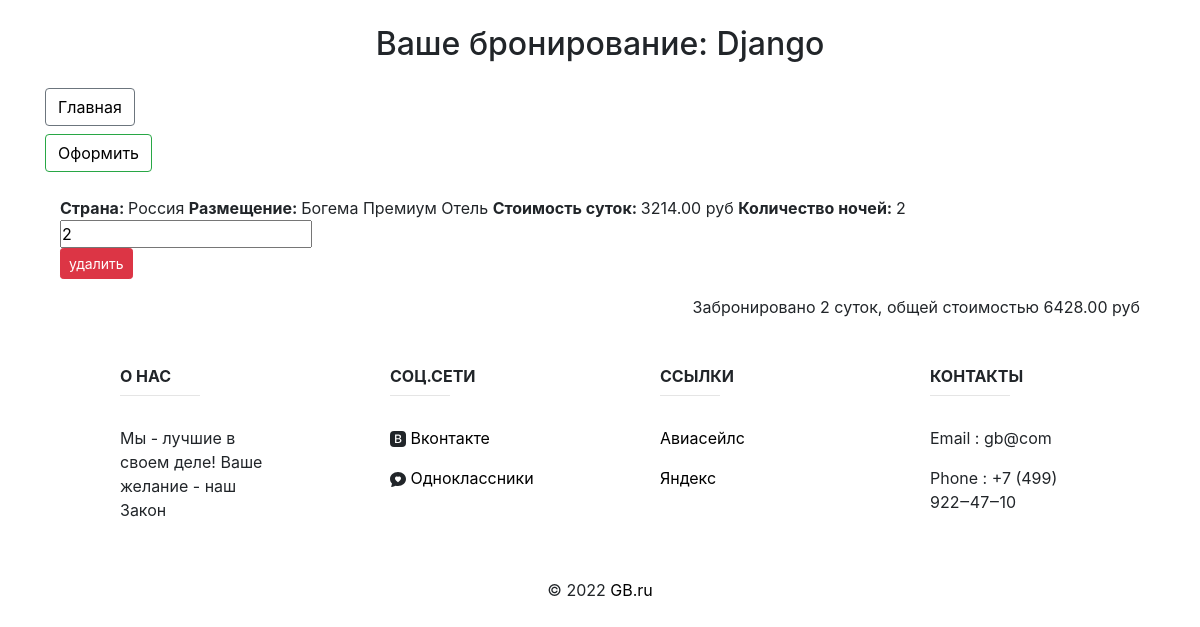
/basket/ (signed in), run on the app's committed database.
### authapp/models.py (models this page shows)
class TravelUser(AbstractUser):
    avatar = models.ImageField(upload_to="users_avatars", blank=True)
    age = models.PositiveIntegerField(verbose_name="возраст", default=18)

### basketapp/models.py (models this page shows, shortened)
class Basket(models.Model):
    user = models.ForeignKey(
        settings.AUTH_USER_MODEL, on_delete=models.CASCADE, related_name="basket"
    )
    accommodation = models.ForeignKey(Accommodation, on_delete=models.CASCADE)
    nights = models.PositiveIntegerField(verbose_name="кол-во ночей", default=0, blank=True, null=True)
    add_datetime = models.DateTimeField(verbose_name="время", auto_now_add=True)
    date_from = models.DateTimeField(verbose_name="Прибытие", blank=True, null=True, default=datetime.datetime.now())
    date_to = models.DateTimeField(verbose_name="Выезд", blank=True, null=True, default=datetime.datetime.now())
    @property
    def accommodation_cost(self):
        return self.accommodation.price * self.nights
    @property
    def total_nights(self):
        _accommodation = Basket.objects.filter(user=self.user)
        _total_nights = sum(list(map(lambda x: x.nights, _accommodation)))
        return _total_nights
    @property
    def total_cost(self):
        _accommodation = Basket.objects.filter(user=self.user)
        _total_cost = sum(list(map(lambda x: x.accommodation_cost, _accommodation)))
        return _total_cost

### mainapp/models.py (models this page shows, shortened)
class Accommodation(models.Model):
    country = models.ForeignKey(ListOfCountries, on_delete=models.CASCADE)
    region = models.ForeignKey(Regions, on_delete=models.CASCADE)
    name = models.CharField(
        verbose_name="название проживания", max_length=128, unique=True
    )
    image = models.ImageField(upload_to="accommodation_img", blank=True)
    short_desc = models.TextField(
        verbose_name="краткое описание продукта", max_length=60, blank=True
    )
    description = models.TextField(verbose_name="описание продукта", blank=True)
    availability = models.PositiveIntegerField(
        verbose_name="количество свободных номеров"
    )
    price = models.DecimalField(
        verbose_name="цена", max_digits=8, decimal_places=2, default=0
    )
    room_desc = models.TextField(
        verbose_name="краткое описание комнаты", max_length=60, blank=True
    )
    is_active = models.BooleanField(verbose_name="активна", default=True)
    rating = models.PositiveIntegerField(verbose_name="рейтинг", default=0, validators=[
        MaxValueValidator(5),
        MinValueValidator(0)
    ])

class ListOfCountries(models.Model):
    name = models.CharField(verbose_name="имя", max_length=64, unique=True)
    description = models.TextField(verbose_name="описание", blank=True)
    is_active = models.BooleanField(verbose_name="активна", default=True)

### basketapp/views.py (the view)
# urls.py: path("", basketapp.basket, name="view"),
@login_required
def basket(request):
    title = "корзина"
    basket_items = Basket.objects.filter(user=request.user).order_by(
        "accommodation__country"
    )
    content = {
        "title": title,
        "basket_items": basket_items,
    }
    return render(request, "basketapp/basket.html", content)

### basketapp/templates/basketapp/basket.html (shortened to what this page needs)
{% extends 'basketapp/base.html' %}
{% load static %}
{% block content %}
    <div class="container">
        <button class="btn btn-outline-secondary">
            <a style="color: black; text-decoration: none" href="{% url 'main' %}">
                Главная
            </a>
        </button>
                <div class="container">
            <div class="row justify-content-between mt-2">
                <button class="btn btn-outline-success">
                    <a style="color: black; text-decoration: none" href="{% url 'order:order_create' %}">
                        Оформить
                    </a>
                </button>
            </div>
        <div class="basket_list mt-4">
            {% include 'basketapp/includes/inc_basket_list.html' %}
        </div>
        <div class="foot mt-4">
            {% include 'basketapp/includes/inc_footer.html' %}
        </div>
        </div>
{% endblock %}

### basketapp/templates/basketapp/base.html (shortened to what this page needs)
<!DOCTYPE html>
{% load static %}
<html lang="en">
<head>
    {% block css %}
        <link rel="stylesheet" type="text/css" href="{% static 'css/bootstrap.min.css' %}">
        <link rel="stylesheet" type="text/css" href="{% static 'css/style.css' %}">
        <link rel="stylesheet" href="https://stackpath.bootstrapcdn.com/bootstrap/4.5.0/css/bootstrap.min.css"
>
    {% endblock %}
</head>
<body>
<div class="basket_container">
    <div class="h2 text-center head">
        Ваше бронирование:
            {{ user|title }}
    </div>
</div>
    {% block content %}
    {% endblock %}
</body>
</html>

### basketapp/templates/basketapp/includes/inc_basket_list.html
{% for reservation in basket_items %}
    <div class="container">
        <div class="row flex-wrap form-group col-lg-sm text">
            <div>
                <span class="col-form-label"><b>Страна: </b>{{ reservation.accommodation.country.name|title }}</span>
                <span class=""><b>Размещение: </b>{{ reservation.accommodation.name|title }}</span>
                <span class=""><b>Стоимость суток: </b>{{ reservation.accommodation.price }}&nbspруб</span>
                <span class=""><b>Количество ночей: </b>{{ reservation.nights }}</span>
                <input type="number" name="{{ reservation.pk }}" min="0" value="{{ reservation.nights }}">
            </div>
            <div>
                <button class="btn btn-danger btn-sm">
                    <a style="color: white; text-decoration: none" href="{% url 'basket:remove' reservation.pk %}"
                       class="">
                        удалить
                    </a>
                </button>
            </div>
        </div>
    </div>
{% endfor %}
{% if basket_items %}
    <div class="basket_summary text-right">
        Забронировано {{ basket_items.0.total_nights }} суток, общей стоимостью
        {{ basket_items.0.total_cost }} руб
    </div>
{% endif %}

### static/css/style.css (style rules this page uses)
* { margin: 0; padding: 0; }
body { font-family: 'Montserrat', sans-serif; }
html, body { height: 100%; }
.basket_container { margin: 25px auto; width: 900px; }
.basket_container .head { margin: 25px auto; }
.container { width: 1366px; margin: 0 auto; }

### data on the page
TravelUser: username "Django"
Basket: accommodation.country.name "Россия", accommodation.name "Богема Премиум Отель", accommodation.price "3214.00", nights "2", user+nights "2", user+accommodation+nights "6428.00"
